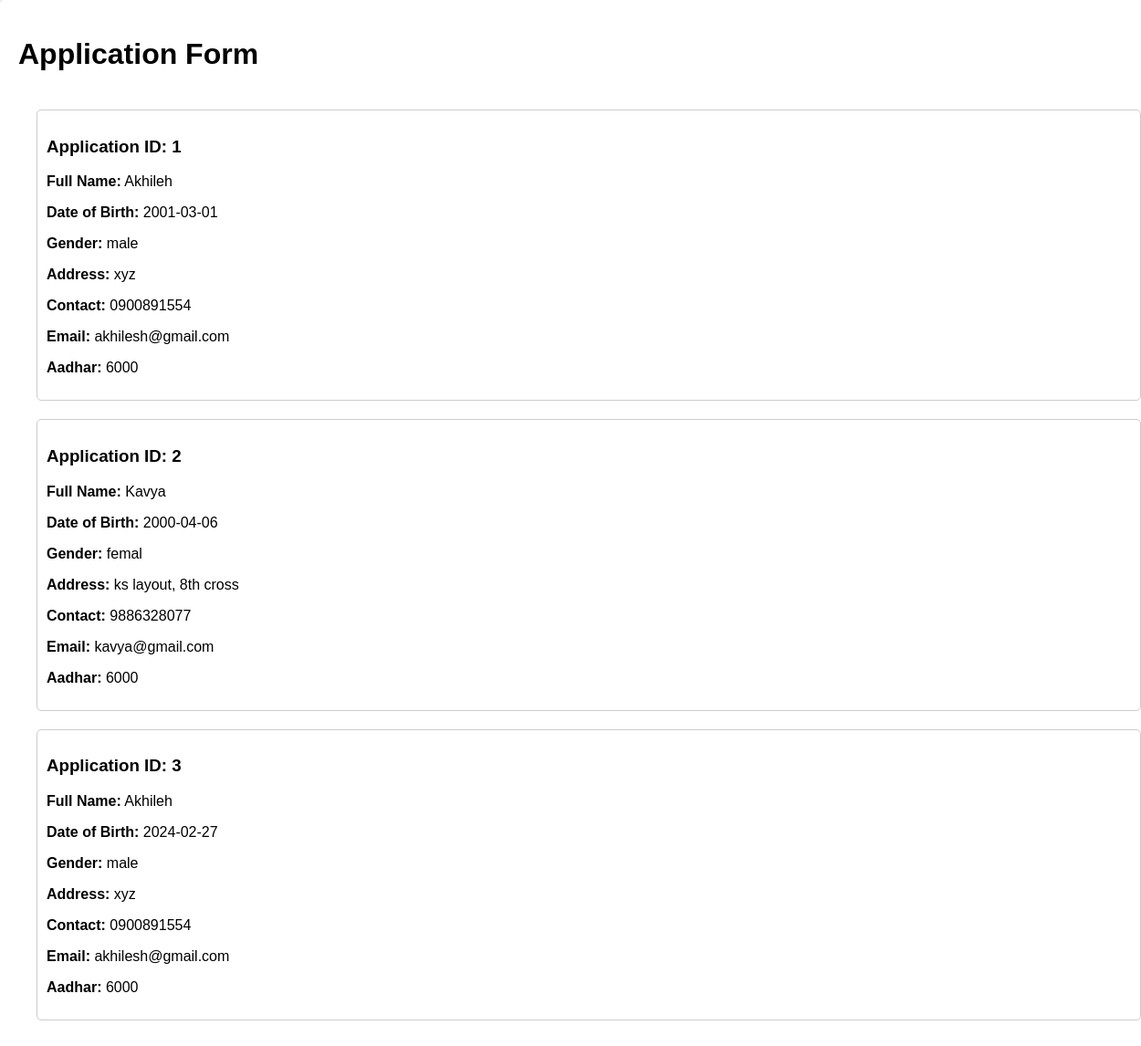
The page /admin/user-bookings.php on the database its author committed.
### tables this page shows
CREATE TABLE `application_forms` (
  `id` int(11) NOT NULL,
  `person_id` int(11) NOT NULL,
  `fullname` varchar(100) DEFAULT NULL,
  `contact` char(10) NOT NULL,
  `email` varchar(70) DEFAULT NULL,
  `aadhar` int(14) NOT NULL,
  `education` varchar(10) NOT NULL,
  `university` varchar(100) NOT NULL,
  `dob` date NOT NULL,
  `gender` varchar(5) NOT NULL,
  `yr_cmp` date NOT NULL,
  `org` varchar(100) NOT NULL,
  `position` varchar(100) NOT NULL,
  `due` int(10) NOT NULL,
  `motive` text NOT NULL,
  `address` varchar(200) DEFAULT NULL,
  `status` varchar(10) NOT NULL
);

### admin/user-bookings.php (the view, shortened to what this page needs)
<!DOCTYPE html>
<html lang="en">
<head>
</head>
<body>
<div class="container1">
    <h1>Application Form</h1>
		<?php
$servername = "localhost";
$username = "root";
$password = "";
$dbname = "tms";
$conn = new mysqli($servername, $username, $password, $dbname);
$sql = "SELECT * FROM application_forms ";
$result = $conn->query($sql);
if ($result->num_rows > 0) {
    echo "<div style='padding: 20px;'>";
    while($row = $result->fetch_assoc()) {
        echo "<div style='border: 1px solid #ccc; border-radius: 5px; margin-bottom: 20px; padding: 10px;'>";
        echo "<h3>Application ID: " . $row["id"] . "</h3>";
        echo "<p><strong>Full Name:</strong> " . $row["fullname"] . "</p>";
        echo "<p><strong>Date of Birth:</strong> " . $row["dob"] . "</p>";
        echo "<p><strong>Gender:</strong> " . $row["gender"] . "</p>";
        echo "<p><strong>Address:</strong> " . $row["address"] . "</p>";
        echo "<p><strong>Contact:</strong> " . $row["contact"] . "</p>";
        echo "<p><strong>Email:</strong> " . $row["email"] . "</p>";
        echo "<p><strong>Aadhar:</strong> " . $row["aadhar"] . "</p>";
        echo "</div>";
    }
    echo "</div>";
} else {
    echo "0 results";
}
?>
</body>
</html>

### admin/user-bookings.php (style rules this page uses)
body { font-family: Arial, sans-serif; background-color: #f4f4f4; margin: 0; padding: 0; }
.container1 { width: 100%; background-color: #fff; padding: 20px; border-radius: 5px; box-shadow: 0 0 10px rgba(0, 0, 0, 0.1); }

### rows shown on the page
application_forms: id "1", fullname "Akhileh", dob "2001-03-01", gender "male", address "xyz", contact "0900891554", email "akhilesh@gmail.com", aadhar "6000"
application_forms: id "2", fullname "Kavya", dob "2000-04-06", gender "femal", address "ks layout, 8th cross", contact "9886328077", email "kavya@gmail.com", aadhar "6000"
application_forms: id "3", fullname "Akhileh", dob "2024-02-27", gender "male", address "xyz", contact "0900891554", email "akhilesh@gmail.com", aadhar "6000"
